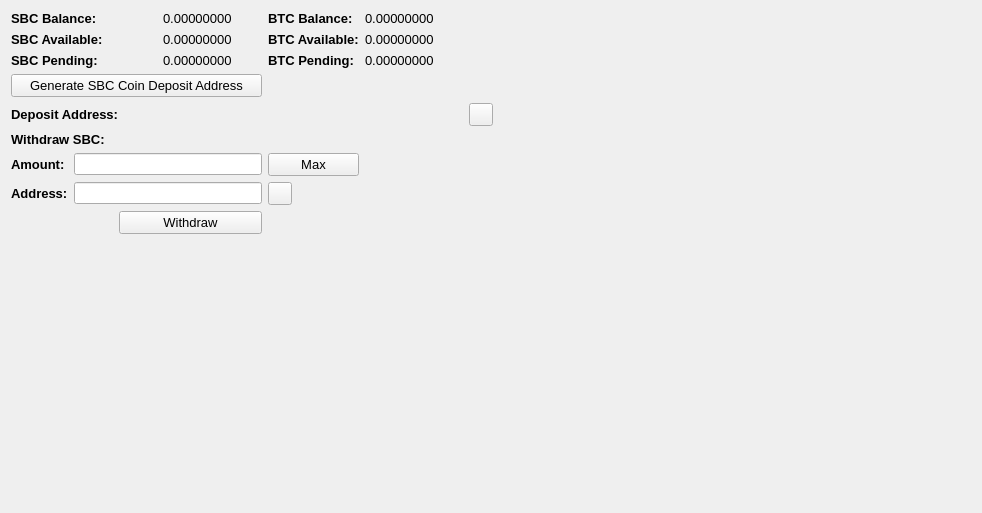
     <widget class="QWidget" name="BalanceTab">
      <attribute name="title">
       <string>Balance</string>
      </attribute>
      <layout class="QGridLayout" name="gridLayout_2">
       <item row="0" column="0" colspan="2">
        <widget class="QLabel" name="label_11">
         <property name="font">
          <font>
           <pointsize>10</pointsize>
           <weight>75</weight>
           <bold>true</bold>
          </font>
         </property>
         <property name="text">
          <string>SBC Balance:</string>
         </property>
        </widget>
       </item>
       <item row="0" column="3">
        <widget class="QLabel" name="SBCBalanceLabel">
         <property name="font">
          <font>
           <pointsize>10</pointsize>
          </font>
         </property>
         <property name="text">
          <string>0.00000000</string>
         </property>
         <property name="textInteractionFlags">
          <set>Qt::LinksAccessibleByMouse|Qt::TextSelectableByMouse</set>
         </property>
        </widget>
       </item>
       <item row="0" column="4">
        <widget class="QLabel" name="label_12">
         <property name="font">
          <font>
           <pointsize>10</pointsize>
           <weight>75</weight>
           <bold>true</bold>
          </font>
         </property>
         <property name="text">
          <string>BTC Balance:</string>
         </property>
        </widget>
       </item>
       <item row="0" column="5">
        <widget class="QLabel" name="BitcoinBalanceLabel">
         <property name="font">
          <font>
           <pointsize>10</pointsize>
          </font>
         </property>
         <property name="text">
          <string>0.00000000</string>
         </property>
         <property name="textInteractionFlags">
          <set>Qt::LinksAccessibleByMouse|Qt::TextSelectableByMouse</set>
         </property>
        </widget>
       </item>
       <item row="0" column="7" rowspan="10">
        <spacer name="horizontalSpacer_4">
         <property name="orientation">
          <enum>Qt::Horizontal</enum>
         </property>
         <property name="sizeHint" stdset="0">
          <size>
           <width>478</width>
           <height>488</height>
          </size>
         </property>
        </spacer>
       </item>
       <item row="1" column="0" colspan="2">
        <widget class="QLabel" name="label_13">
         <property name="font">
          <font>
           <pointsize>10</pointsize>
           <weight>75</weight>
           <bold>true</bold>
          </font>
         </property>
         <property name="text">
          <string>SBC Available:</string>
         </property>
        </widget>
       </item>
       <item row="1" column="3">
        <widget class="QLabel" name="SBCAvailableLabel_2">
         <property name="font">
          <font>
           <pointsize>10</pointsize>
          </font>
         </property>
         <property name="text">
          <string>0.00000000</string>
         </property>
         <property name="textInteractionFlags">
          <set>Qt::LinksAccessibleByMouse|Qt::TextSelectableByMouse</set>
         </property>
        </widget>
       </item>
       <item row="1" column="4">
        <widget class="QLabel" name="label_15">
         <property name="font">
          <font>
           <pointsize>10</pointsize>
           <weight>75</weight>
           <bold>true</bold>
          </font>
         </property>
         <property name="text">
          <string>BTC Available:</string>
         </property>
        </widget>
       </item>
       <item row="1" column="5">
        <widget class="QLabel" name="BitcoinAvailableLabel">
         <property name="font">
          <font>
           <pointsize>10</pointsize>
          </font>
         </property>
         <property name="text">
          <string>0.00000000</string>
         </property>
         <property name="textInteractionFlags">
          <set>Qt::LinksAccessibleByMouse|Qt::TextSelectableByMouse</set>
         </property>
        </widget>
       </item>
       <item row="2" column="0" colspan="2">
        <widget class="QLabel" name="label_14">
         <property name="font">
          <font>
           <pointsize>10</pointsize>
           <weight>75</weight>
           <bold>true</bold>
          </font>
         </property>
         <property name="text">
          <string>SBC Pending:</string>
         </property>
        </widget>
       </item>
       <item row="2" column="3">
        <widget class="QLabel" name="SBCPendingLabel">
         <property name="font">
          <font>
           <pointsize>10</pointsize>
          </font>
         </property>
         <property name="text">
          <string>0.00000000</string>
         </property>
         <property name="textInteractionFlags">
          <set>Qt::LinksAccessibleByMouse|Qt::TextSelectableByMouse</set>
         </property>
        </widget>
       </item>
       <item row="2" column="4">
        <widget class="QLabel" name="label_31">
         <property name="font">
          <font>
           <pointsize>10</pointsize>
           <weight>75</weight>
           <bold>true</bold>
          </font>
         </property>
         <property name="text">
          <string>BTC Pending:</string>
         </property>
        </widget>
       </item>
       <item row="2" column="5">
        <widget class="QLabel" name="BitcoinPendingLabel">
         <property name="font">
          <font>
           <pointsize>10</pointsize>
          </font>
         </property>
         <property name="text">
          <string>0.00000000</string>
         </property>
         <property name="textInteractionFlags">
          <set>Qt::LinksAccessibleByMouse|Qt::TextSelectableByMouse</set>
         </property>
        </widget>
       </item>
       <item row="3" column="0" colspan="4">
        <widget class="QPushButton" name="GenDepositBTN">
         <property name="font">
          <font>
           <pointsize>10</pointsize>
          </font>
         </property>
         <property name="text">
          <string>Generate SBC Coin Deposit Address</string>
         </property>
        </widget>
       </item>
       <item row="4" column="0" colspan="3">
        <widget class="QLabel" name="label_33">
         <property name="font">
          <font>
           <pointsize>10</pointsize>
           <weight>75</weight>
           <bold>true</bold>
          </font>
         </property>
         <property name="text">
          <string>Deposit Address:</string>
         </property>
        </widget>
       </item>
       <item row="4" column="3" colspan="3">
        <widget class="QLabel" name="DepositAddressLabel">
         <property name="minimumSize">
          <size>
           <width>300</width>
           <height>0</height>
          </size>
         </property>
         <property name="palette">
          <palette>
           <active>
            <colorrole role="WindowText">
             <brush brushstyle="SolidPattern">
              <color alpha="255">
               <red>0</red>
               <green>0</green>
               <blue>0</blue>
              </color>
             </brush>
            </colorrole>
            <colorrole role="Text">
             <brush brushstyle="SolidPattern">
              <color alpha="255">
               <red>0</red>
               <green>0</green>
               <blue>255</blue>
              </color>
             </brush>
            </colorrole>
           </active>
           <inactive>
            <colorrole role="WindowText">
             <brush brushstyle="SolidPattern">
              <color alpha="255">
               <red>0</red>
               <green>0</green>
               <blue>0</blue>
              </color>
             </brush>
            </colorrole>
            <colorrole role="Text">
             <brush brushstyle="SolidPattern">
              <color alpha="255">
               <red>0</red>
               <green>0</green>
               <blue>255</blue>
              </color>
             </brush>
            </colorrole>
           </inactive>
           <disabled>
            <colorrole role="WindowText">
             <brush brushstyle="SolidPattern">
              <color alpha="255">
               <red>120</red>
               <green>120</green>
               <blue>120</blue>
              </color>
             </brush>
            </colorrole>
            <colorrole role="Text">
             <brush brushstyle="SolidPattern">
              <color alpha="255">
               <red>120</red>
               <green>120</green>
               <blue>120</blue>
              </color>
             </brush>
            </colorrole>
           </disabled>
          </palette>
         </property>
         <property name="font">
          <font>
           <pointsize>10</pointsize>
           <weight>75</weight>
           <bold>true</bold>
          </font>
         </property>
         <property name="text">
          <string/>
         </property>
         <property name="alignment">
          <set>Qt::AlignRight|Qt::AlignTrailing|Qt::AlignVCenter</set>
         </property>
         <property name="textInteractionFlags">
          <set>Qt::LinksAccessibleByMouse|Qt::TextSelectableByKeyboard|Qt::TextSelectableByMouse</set>
         </property>
        </widget>
       </item>
       <item row="4" column="6">
        <widget class="QToolButton" name="DepositCopyButton">
         <property name="toolTip">
          <string>Copy to clipboard</string>
         </property>
         <property name="text">
          <string/>
         </property>
         <property name="icon">
          <iconset resource="../bitcoin.qrc">
           <normaloff>:/icons/editcopy</normaloff>:/icons/editcopy</iconset>
         </property>
         <property name="shortcut">
          <string>Alt+P</string>
         </property>
        </widget>
       </item>
       <item row="5" column="0" colspan="2">
        <widget class="QLabel" name="label_34">
         <property name="font">
          <font>
           <pointsize>10</pointsize>
           <weight>75</weight>
           <bold>true</bold>
          </font>
         </property>
         <property name="text">
          <string>Withdraw SBC:</string>
         </property>
        </widget>
       </item>
       <item row="6" column="0">
        <widget class="QLabel" name="label_26">
         <property name="font">
          <font>
           <pointsize>10</pointsize>
           <weight>75</weight>
           <bold>true</bold>
          </font>
         </property>
         <property name="text">
          <string>Amount:</string>
         </property>
        </widget>
       </item>
       <item row="6" column="1" colspan="3">
        <widget class="QLineEdit" name="WithdrawUnitsInput">
         <property name="font">
          <font>
           <pointsize>9</pointsize>
           <weight>75</weight>
           <bold>true</bold>
          </font>
         </property>
         <property name="text">
          <string/>
         </property>
        </widget>
       </item>
       <item row="6" column="4">
        <widget class="QPushButton" name="Withdraw_Max_Amount">
         <property name="font">
          <font>
           <pointsize>10</pointsize>
          </font>
         </property>
         <property name="text">
          <string>Max</string>
         </property>
        </widget>
       </item>
       <item row="7" column="0">
        <widget class="QLabel" name="label_10">
         <property name="font">
          <font>
           <pointsize>10</pointsize>
           <weight>75</weight>
           <bold>true</bold>
          </font>
         </property>
         <property name="text">
          <string>Address:</string>
         </property>
        </widget>
       </item>
       <item row="7" column="1" colspan="3">
        <widget class="QLineEdit" name="WithdrawAddress">
         <property name="font">
          <font>
           <pointsize>9</pointsize>
           <weight>75</weight>
           <bold>true</bold>
          </font>
         </property>
        </widget>
       </item>
       <item row="7" column="4">
        <widget class="QToolButton" name="WithdrawPasteButton">
         <property name="toolTip">
          <string>Paste from clipboard</string>
         </property>
         <property name="text">
          <string/>
         </property>
         <property name="icon">
          <iconset resource="../bitcoin.qrc">
           <normaloff>:/icons/editpaste</normaloff>:/icons/editpaste</iconset>
         </property>
         <property name="shortcut">
          <string>Alt+P</string>
         </property>
        </widget>
       </item>
       <item row="8" column="2" colspan="2">
        <widget class="QPushButton" name="WithdrawUnitsBtn">
         <property name="font">
          <font>
           <pointsize>10</pointsize>
          </font>
         </property>
         <property name="text">
          <string>Withdraw</string>
         </property>
        </widget>
       </item>
       <item row="9" column="0" colspan="6">
        <spacer name="verticalSpacer">
         <property name="orientation">
          <enum>Qt::Vertical</enum>
         </property>
         <property name="sizeHint" stdset="0">
          <size>
           <width>428</width>
           <height>262</height>
          </size>
         </property>
        </spacer>
       </item>
      </layout>
      <zorder>label_31</zorder>
      <zorder>label_15</zorder>
      <zorder>label_12</zorder>
      <zorder>label_14</zorder>
      <zorder>label_13</zorder>
      <zorder>label_11</zorder>
      <zorder>BitcoinBalanceLabel</zorder>
      <zorder>SBCBalanceLabel</zorder>
      <zorder>SBCAvailableLabel_2</zorder>
      <zorder>SBCPendingLabel</zorder>
      <zorder>BitcoinAvailableLabel</zorder>
      <zorder>BitcoinPendingLabel</zorder>
      <zorder>label_33</zorder>
      <zorder>GenDepositBTN</zorder>
      <zorder>DepositAddressLabel</zorder>
      <zorder>Withdraw_Max_Amount</zorder>
      <zorder>label_34</zorder>
      <zorder>WithdrawUnitsInput</zorder>
      <zorder>label_10</zorder>
      <zorder>label_26</zorder>
      <zorder>WithdrawAddress</zorder>
      <zorder>WithdrawUnitsBtn</zorder>
      <zorder>horizontalSpacer_4</zorder>
      <zorder>verticalSpacer</zorder>
      <zorder>WithdrawPasteButton</zorder>
      <zorder>DepositCopyButton</zorder>
     </widget>
